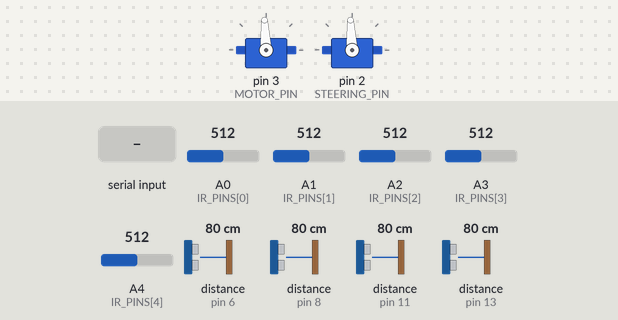
Recording of a sketch running on a simulated Arduino Uno, built with avr-gcc and run on an emulated ATmega328P. Shown: 2 × servo. The test bench sets the inputs (shaded band); at power-on: A0 (IR_PINS[0]) = 512, A1 (IR_PINS[1]) = 512, A2 (IR_PINS[2]) = 512, A3 (IR_PINS[3]) = 512, A4 (IR_PINS[4]) = 512, distance to the obstacle (sensors on pin 6, pin 8, pin 11, pin 13) 80 cm. The echo pulse lasts 58.3 µs per cm; what the sketch prints to the serial monitor is not drawn.

Above: at 2.7 s.
2.8 s: "C 90 45 200\n" received over Serial
4.3 s: "STOP\n" received over Serial
5.8 s: "90,45\n" received over Serial
Timing chart, 0 to 8.8 s (numbered marks = the images above; inputs shaded):
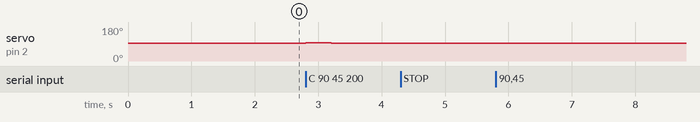

The sketch:

eyecar_base_controller.ino
```cpp
#include <Servo.h> //servo
#include <NewPing.h> //sonic
// KvantoShield PLS signal row: motor on S3, steering servo on S2.
// Pulse limits are based on the bundled EyeCar examples and live calibration.

// motor driver
constexpr uint8_t MOTOR_PIN = 3;
// servo
constexpr uint8_t STEERING_PIN = 2;

constexpr int MOTOR_NEUTRAL_US = 1500;
constexpr int MOTOR_FORWARD_RANGE_US = 130;
constexpr int MOTOR_REVERSE_RANGE_US = 150;
constexpr int STEERING_CENTER_US = 1500;
constexpr int STEERING_RANGE_US = 200;
constexpr int THROTTLE_DIRECTION = 1;
constexpr int STEERING_DIRECTION = 1;
constexpr unsigned long COMMAND_TIMEOUT_MS = 400;
constexpr unsigned long ESC_ARM_TIME_MS = 1500;
constexpr unsigned long REVERSE_BRAKE_TIME_MS = 180;
constexpr unsigned long REVERSE_NEUTRAL_TIME_MS = 180;
constexpr unsigned long SERIAL_BAUD = 115200;

// sonic
constexpr uint8_t US1_TRIG_PIN = 5;
constexpr uint8_t US1_ECHO_PIN = 6;

constexpr uint8_t US2_TRIG_PIN = 7;
constexpr uint8_t US2_ECHO_PIN = 8;

constexpr uint8_t US3_TRIG_PIN = 10;
constexpr uint8_t US3_ECHO_PIN = 11;

constexpr uint8_t US4_TRIG_PIN = 12;
constexpr uint8_t US4_ECHO_PIN = 13;

constexpr unsigned int ULTRASONIC_MAX_CM = 400;

NewPing us1(
    US1_TRIG_PIN,
    US1_ECHO_PIN,
    ULTRASONIC_MAX_CM
);

NewPing us2(
    US2_TRIG_PIN,
    US2_ECHO_PIN,
    ULTRASONIC_MAX_CM
);

NewPing us3(
    US3_TRIG_PIN,
    US3_ECHO_PIN,
    ULTRASONIC_MAX_CM
);

NewPing us4(
    US4_TRIG_PIN,
    US4_ECHO_PIN,
    ULTRASONIC_MAX_CM
);


// NewPing returns 0 when no echo is received within ULTRASONIC_MAX_CM.
uint16_t ultrasonic_cm[4] = {0, 0, 0, 0}; //storage for us data

uint8_t current_ultrasonic = 0;
constexpr unsigned long ULTRASONIC_SAMPLE_MS = 50;
unsigned long last_ultrasonic_sample_ms = 0;

bool updateUltrasonic() {
  if (millis() - last_ultrasonic_sample_ms < ULTRASONIC_SAMPLE_MS) {
    return false;
  }

  switch (current_ultrasonic) {
    case 0:
      ultrasonic_cm[0] = us1.ping_cm();
      break;

    case 1:
      ultrasonic_cm[1] = us2.ping_cm();
      break;

    case 2:
      ultrasonic_cm[2] = us3.ping_cm();
      break;

    case 3:
      ultrasonic_cm[3] = us4.ping_cm();
      break;
  }

  // Leave a quiet interval after each measurement to reduce cross-talk.
  last_ultrasonic_sample_ms = millis();
  current_ultrasonic++;

  if (current_ultrasonic >= 4) {
    current_ultrasonic = 0;
  }
  return true;
}

void reportUltrasonic() {
  Serial.print(F("US "));
  Serial.print(ultrasonic_cm[0]);
  Serial.print(' ');
  Serial.print(ultrasonic_cm[1]);
  Serial.print(' ');
  Serial.print(ultrasonic_cm[2]);
  Serial.print(' ');
  Serial.println(ultrasonic_cm[3]);
}

// IR sensors in connector order A0 -> A4.
// true: AO output, raw 10-bit ADC values (0..1023), not centimeters.
// false: DO/S digital output, raw logic levels (0/1), polarity is sensor-specific.
constexpr bool IR_ANALOG_MODE = true;
constexpr uint8_t IR_PINS[] = {A0, A1, A2, A3, A4};
constexpr uint8_t IR_COUNT = sizeof(IR_PINS) / sizeof(IR_PINS[0]);
constexpr unsigned long IR_SAMPLE_MS = 100;
uint16_t infrared_raw[IR_COUNT] = {};
unsigned long last_infrared_sample_ms = 0;

bool updateInfrared() {
  if (millis() - last_infrared_sample_ms < IR_SAMPLE_MS) {
    return false;
  }

  for (uint8_t i = 0; i < IR_COUNT; i++) {
    infrared_raw[i] = IR_ANALOG_MODE
        ? analogRead(IR_PINS[i])
        : digitalRead(IR_PINS[i]);
  }
  last_infrared_sample_ms = millis();
  return true;
}

void reportInfrared() {
  Serial.print(F("IR"));
  for (uint8_t i = 0; i < IR_COUNT; i++) {
    Serial.print(' ');
    Serial.print(infrared_raw[i]);
  }
  Serial.println();
}

Servo motor;
Servo steering;

char line_buffer[48];
uint8_t line_length = 0;
unsigned long last_command_ms = 0;
bool watchdog_reported = false;
int requested_throttle = 0;
int requested_steer = 0;
int actual_motor_us = MOTOR_NEUTRAL_US;
int actual_steering_us = STEERING_CENTER_US;

enum ReverseStage : uint8_t {
  REVERSE_IDLE,
  REVERSE_BRAKE,
  REVERSE_NEUTRAL,
  REVERSE_ACTIVE,
};

ReverseStage reverse_stage = REVERSE_IDLE;
unsigned long reverse_stage_started_ms = 0;

int clampCommand(int value) {
  if (value < -1000) {
    return -1000;
  }
  if (value > 1000) {
    return 1000;
  }
  return value;
}

void stopBase() {
  requested_throttle = 0;
  requested_steer = 0;
  reverse_stage = REVERSE_IDLE;
  actual_motor_us = MOTOR_NEUTRAL_US;
  actual_steering_us = STEERING_CENTER_US;
  motor.writeMicroseconds(MOTOR_NEUTRAL_US);
  steering.writeMicroseconds(STEERING_CENTER_US);
}

int motorPulseForCommand(int throttle) {
  const int motor_range_us = throttle >= 0
      ? MOTOR_FORWARD_RANGE_US
      : MOTOR_REVERSE_RANGE_US;
  return MOTOR_NEUTRAL_US
      + static_cast<int32_t>(THROTTLE_DIRECTION) * throttle
          * motor_range_us / 1000;
}

int steeringPulseForCommand(int steer) {
  return STEERING_CENTER_US
      + static_cast<int32_t>(STEERING_DIRECTION) * steer
          * STEERING_RANGE_US / 1000;
}

void writeOutputs(int motor_us, int steering_us) {
  actual_motor_us = motor_us;
  actual_steering_us = steering_us;
  motor.writeMicroseconds(actual_motor_us);
  steering.writeMicroseconds(actual_steering_us);
}

void applyCommand(int throttle, int steer) {
  throttle = clampCommand(throttle);
  steer = clampCommand(steer);
  const bool entering_reverse = throttle < 0 && requested_throttle >= 0;
  requested_throttle = throttle;
  requested_steer = steer;

  if (throttle >= 0) {
    reverse_stage = REVERSE_IDLE;
    writeOutputs(
        motorPulseForCommand(throttle),
        steeringPulseForCommand(steer));
    return;
  }

  if (entering_reverse) {
    reverse_stage = REVERSE_BRAKE;
    reverse_stage_started_ms = millis();
    writeOutputs(
        MOTOR_NEUTRAL_US - MOTOR_REVERSE_RANGE_US,
        steeringPulseForCommand(steer));
    return;
  }

  if (reverse_stage == REVERSE_ACTIVE) {
    writeOutputs(
        motorPulseForCommand(throttle),
        steeringPulseForCommand(steer));
  } else {
    writeOutputs(actual_motor_us, steeringPulseForCommand(steer));
  }
}

void updateReverseSequence() {
  if (requested_throttle >= 0) {
    return;
  }

  const unsigned long stage_age = millis() - reverse_stage_started_ms;
  if (reverse_stage == REVERSE_BRAKE
      && stage_age >= REVERSE_BRAKE_TIME_MS) {
    reverse_stage = REVERSE_NEUTRAL;
    reverse_stage_started_ms = millis();
    writeOutputs(MOTOR_NEUTRAL_US, steeringPulseForCommand(requested_steer));
  } else if (reverse_stage == REVERSE_NEUTRAL
      && stage_age >= REVERSE_NEUTRAL_TIME_MS) {
    reverse_stage = REVERSE_ACTIVE;
    writeOutputs(
        motorPulseForCommand(requested_throttle),
        steeringPulseForCommand(requested_steer));
  }
}

void handleLine(char *line) {
  if (strcmp(line, "STOP") == 0) {
    stopBase();
    last_command_ms = millis();
    watchdog_reported = false;
    Serial.println(F("ACK STOP"));
    return;
  }

  unsigned long sequence = 0;
  int throttle = 0;
  int steer = 0;
  if (sscanf(line, "C %lu %d %d", &sequence, &throttle, &steer) == 3) {
    applyCommand(throttle, steer);
    last_command_ms = millis();
    watchdog_reported = false;
    Serial.print(F("ACK "));
    Serial.print(sequence);
    Serial.print(' ');
    Serial.print(actual_motor_us);
    Serial.print(' ');
    Serial.println(actual_steering_us);
    return;
  }

  stopBase();
  Serial.println(F("ERR BAD_COMMAND"));
}

void readSerial() {
  while (Serial.available() > 0) {
    const char value = static_cast<char>(Serial.read());
    if (value == '\r') {
      continue;
    }
    if (value == '\n') {
      line_buffer[line_length] = '\0';
      if (line_length > 0) {
        handleLine(line_buffer);
      }
      line_length = 0;
      continue;
    }
    if (static_cast<size_t>(line_length) + 1 < sizeof(line_buffer)) {
      line_buffer[line_length++] = value;
    } else {
      line_length = 0;
      stopBase();
      Serial.println(F("ERR LINE_TOO_LONG"));
    }
  }
}

void setup() {
  for (uint8_t i = 0; i < IR_COUNT; i++) {
    pinMode(IR_PINS[i], INPUT);
  }

  motor.attach(MOTOR_PIN);
  steering.attach(STEERING_PIN);
  stopBase();

  Serial.begin(SERIAL_BAUD);
  delay(ESC_ARM_TIME_MS);
  last_command_ms = millis();
  last_ultrasonic_sample_ms = millis();
  last_infrared_sample_ms = millis();
  Serial.println(F("READY EYECAR_BASE_V1"));
}

void loop() {
  readSerial();
  updateReverseSequence();

  if (millis() - last_command_ms > COMMAND_TIMEOUT_MS) {
    stopBase();
    if (!watchdog_reported) {
      Serial.println(F("WATCHDOG STOP"));
      watchdog_reported = true;
    }
  }

  // Send one complete set after all four sensors have been sampled.
  if (updateUltrasonic() && current_ultrasonic == 0) {
    reportUltrasonic();
  }
  if (updateInfrared()) {
    reportInfrared();
  }
}
```

Measured:
- after the input at 2.8 s, servo on pin 2 (STEERING_PIN): 93° → 97° at once, → 93° 0.40 s later
- after the input at 4.3 s, every drawn part: stays the same
- after the input at 5.8 s, every drawn part: stays the same
